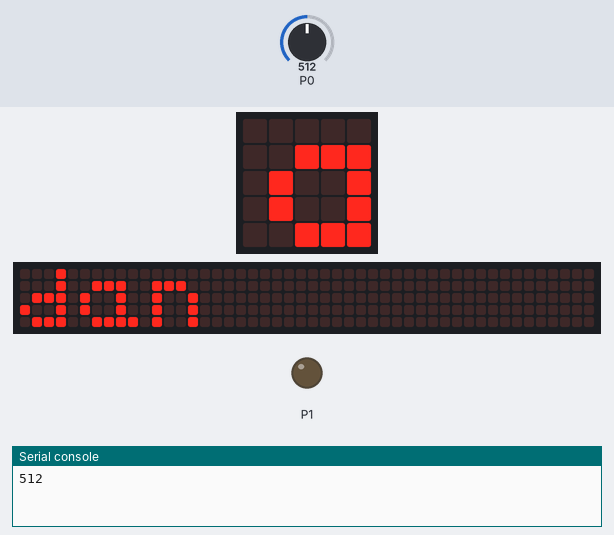
The program below on a simulated BBC micro:bit running MicroPython. Parts: the board's 5×5 LED display, a strip that is not on the board, showing the scrolling text unrolled, output pins drawn as LEDs (lit = HIGH), the last lines printed to the serial console. The inputs (shaded band) are chosen by the test bench; at power-on: P0 = 512 (analog values on the 0–1023 scale). The 48×5 strip is a reading aid, not a part: it shows the text the display is scrolling, unrolled, one strip-width of it at a time.

Above: at 1.27 s.
1.3 s: P0 set to 412
7.7 s: P0 set to 393
At 9.67 s:
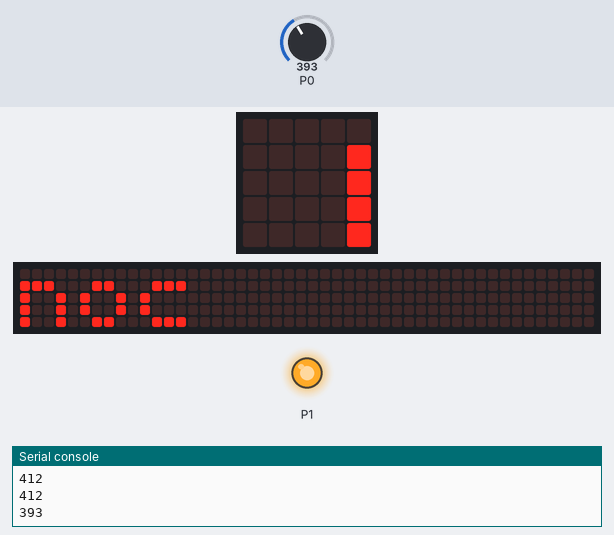
11.8 s: P0 set to 410
At 12.72 s:
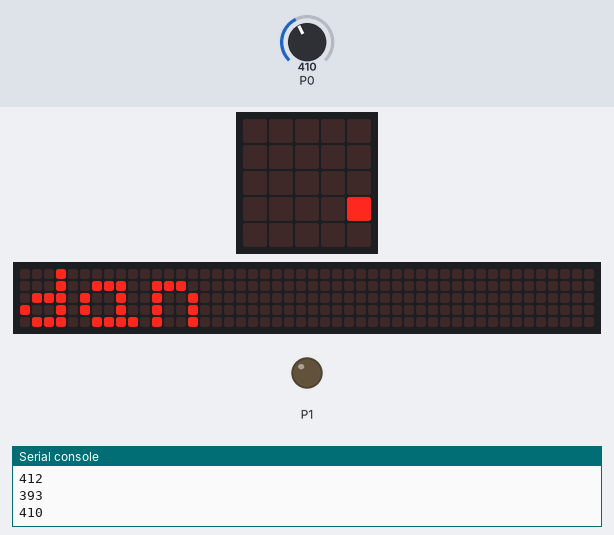
15.9 s: P0 set to 390
At 19.27 s:
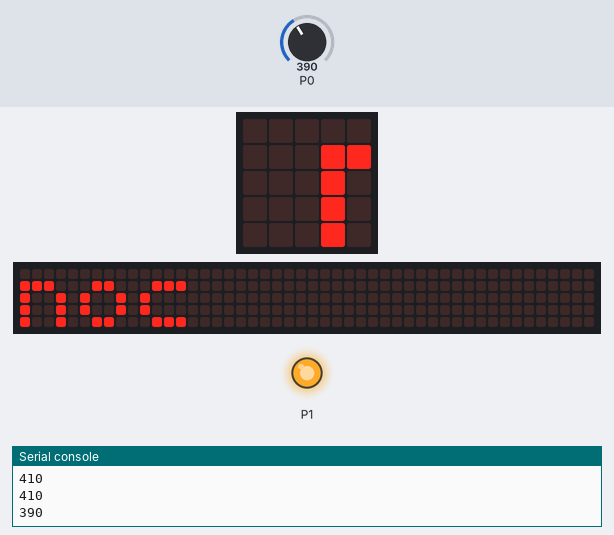
Timing chart, 0 to 20.8 s (numbered marks = the images above; inputs shaded):
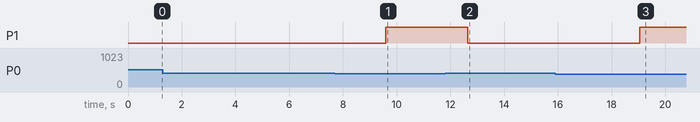

The program:

foto_otpornik.py
```python
from microbit import *

while True:
    osvetljaj = pin0.read_analog()
    print(osvetljaj)  # za posmatranje vrednosti
    if osvetljaj > 400:
        pin1.write_digital(0)
        display.scroll("dan")
    else:
        pin1.write_digital(1)
        display.scroll("noc")
    sleep(200)
```

Measured:
- the behaviour switches between 401 and 400 on P0 (found by bisection; images 0 and 1)
- after the input at 7.7 s, P1: LOW → HIGH after 1.9 s; the display: first differs from a run without the input after 1.9 s (image 1)
- after the input at 11.8 s, P1: HIGH → LOW after 0.85 s; the display: first differs from a run without the input after 0.85 s (image 2)
- after the input at 15.9 s, P1: LOW → HIGH after 3.2 s; the display: first differs from a run without the input after 3.2 s (image 3 shows a later state)
